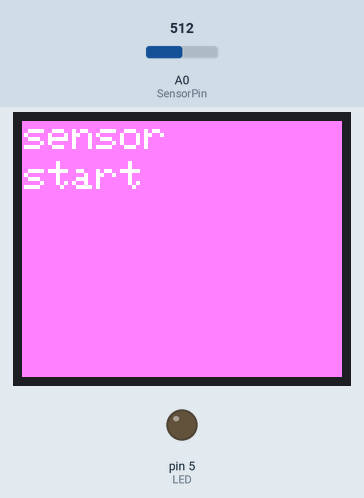
This sketch was run on a simulated Arduino Uno, built with avr-gcc and run on an emulated ATmega328P. On the bench: 160×128 colour display, output pins drawn as LEDs (lit = HIGH). The inputs (shaded band) are chosen by the test bench; at power-on: A0 (SensorPin) = 512. Pins used as bus, display or sensor lines are not drawn; what the sketch prints to the serial monitor is not drawn.

Above: at 0.1 s.
At 0.6 s:
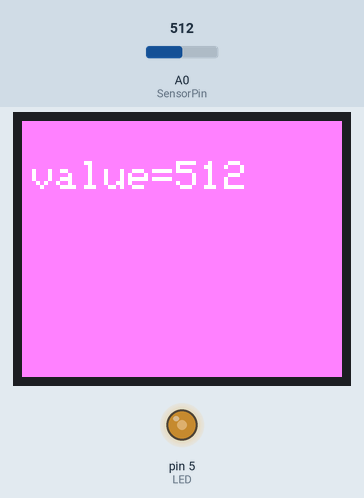
At 27.2 s:
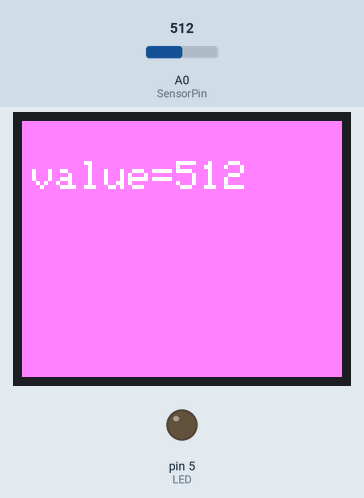
Timing chart, 0 to 130.0 s (numbered marks = the images above):
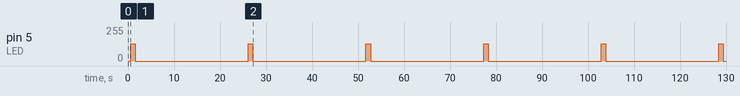

The sketch:

led_display.ino
```cpp
#include <LowPower.h>
#include <TFT.h>
#include <SPI.h>

#define CS   10 //чип селект
#define DC   9 //
#define RST  8 // сброс дисплея, активный низкий уровень

#define SensorPin A0 //аналоговый вход для датчика
#define SensorPower 2 //выход 2 - питание датчика

#define LED 5 //ШИМ-выход на светодиод

TFT myScreen = TFT (CS, DC, RST);
uint8_t count = 0;
char buffer [20];
unsigned short value = 0;

void setup()
{
pinMode(SensorPower, OUTPUT);
digitalWrite(SensorPower, LOW); // Изначально оставляем датчик выключенным
pinMode(LED, OUTPUT);

Serial.begin(19200);
myScreen.begin();
myScreen.background(255, 128, 255);  // очищаем экран, заливая его цветом
myScreen.stroke(255, 255, 255); //Функция stroke() изменяет цвет текста
myScreen.setTextSize(2); // задаем размер текста
myScreen.text("sensor\n", 1, 0); // передвигаем курсор в левый верхний угол, чтобы начать писать оттуда
myScreen.text("start\n", 1, 20);
Serial.println("sensor_start\n");
delay (500);
}

void loop()
{
   myScreen.background(255, 128, 255);  // очищаем экран
   sprintf (buffer, "value=%d\n", value = readSensor());
   myScreen.text(buffer, 5, 20);

   analogWrite(LED, value/4); //зажигаем светодиод пропорционально влажности
   Serial.print("get_value\n");
   delay (1000);
   analogWrite(LED, 0);
   while ((count++) < 3) //цикл сна 8*count
    {
    LowPower.idle(SLEEP_8S, ADC_OFF, TIMER2_OFF, TIMER1_OFF, TIMER0_OFF, SPI_OFF, USART0_OFF, TWI_OFF); //засыпаем на 8 с
     }
    count = 0;
    Serial.print("arduino_wake_up\n");
    delay (500);
}

// Данная функция возвращает аналоговый результат измерений датчика влажности почвы
unsigned short readSensor()
{
  digitalWrite(SensorPower, HIGH);  // Включить датчик
  delay(50);                        // Дать время питанию датчика установиться
  int val = analogRead(SensorPin);  // Прочитать аналоговое значение от датчика
  digitalWrite(SensorPower, LOW);   // Выключить датчик
  return val;                       // Вернуть аналоговое значение влажности
}
```

Measured:
- by itself, pin 5 (LED): alternates 128/255 for 1.0 s and 0/255 for 24.6 s
- what the display in image 1 shows lasts 25.5 s, from 0.6 s to 26.1 s
